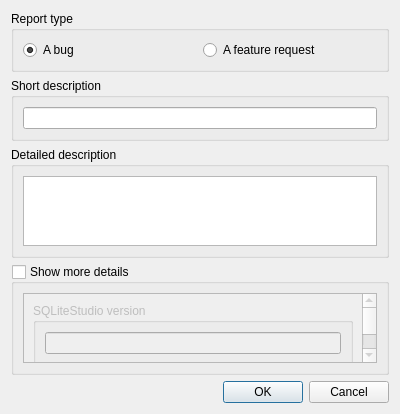
<?xml version="1.0" encoding="UTF-8"?>
<ui version="4.0">
 <class>BugDialog</class>
 <widget class="QDialog" name="BugDialog">
  <property name="geometry">
   <rect>
    <x>0</x>
    <y>0</y>
    <width>400</width>
    <height>395</height>
   </rect>
  </property>
  <property name="windowTitle">
   <string>Dialog</string>
  </property>
  <layout class="QVBoxLayout" name="verticalLayout">
   <item>
    <widget class="QGroupBox" name="typeGroup">
     <property name="title">
      <string>Report type</string>
     </property>
     <layout class="QHBoxLayout" name="horizontalLayout">
      <item>
       <widget class="QRadioButton" name="bugRadio">
        <property name="text">
         <string>A bug</string>
        </property>
        <property name="checked">
         <bool>true</bool>
        </property>
       </widget>
      </item>
      <item>
       <widget class="QRadioButton" name="featureRadio">
        <property name="text">
         <string>A feature request</string>
        </property>
       </widget>
      </item>
     </layout>
    </widget>
   </item>
   <item>
    <widget class="QGroupBox" name="shortDescriptionGroup">
     <property name="title">
      <string>Short description</string>
     </property>
     <layout class="QVBoxLayout" name="verticalLayout_2">
      <item>
       <widget class="QLineEdit" name="shortDescriptionEdit"/>
      </item>
     </layout>
    </widget>
   </item>
   <item>
    <widget class="QGroupBox" name="longDescriptionGroup">
     <property name="title">
      <string>Detailed description</string>
     </property>
     <layout class="QVBoxLayout" name="verticalLayout_3">
      <item>
       <widget class="QPlainTextEdit" name="longDescriptionEdit"/>
      </item>
     </layout>
    </widget>
   </item>
   <item>
    <widget class="QGroupBox" name="moreDetailsGroup">
     <property name="title">
      <string>Show more details</string>
     </property>
     <property name="checkable">
      <bool>true</bool>
     </property>
     <property name="checked">
      <bool>false</bool>
     </property>
     <layout class="QVBoxLayout" name="verticalLayout_6">
      <item>
       <widget class="QScrollArea" name="scrollArea">
        <property name="widgetResizable">
         <bool>true</bool>
        </property>
        <widget class="QWidget" name="scrollContents">
         <property name="geometry">
          <rect>
           <x>0</x>
           <y>0</y>
           <width>346</width>
           <height>209</height>
          </rect>
         </property>
         <layout class="QVBoxLayout" name="verticalLayout_8">
          <item>
           <widget class="QGroupBox" name="versionGroup">
            <property name="title">
             <string>SQLiteStudio version</string>
            </property>
            <layout class="QVBoxLayout" name="verticalLayout_5">
             <item>
              <widget class="QLineEdit" name="versionEdit"/>
             </item>
            </layout>
           </widget>
          </item>
          <item>
           <widget class="QGroupBox" name="osGroup">
            <property name="title">
             <string>Operating system</string>
            </property>
            <layout class="QVBoxLayout" name="verticalLayout_4">
             <item>
              <widget class="QLineEdit" name="osEdit"/>
             </item>
            </layout>
           </widget>
          </item>
          <item>
           <widget class="QGroupBox" name="pluginsGroup">
            <property name="title">
             <string>Loaded plugins</string>
            </property>
            <layout class="QVBoxLayout" name="verticalLayout_7">
             <item>
              <widget class="QLineEdit" name="pluginsEdit"/>
             </item>
            </layout>
           </widget>
          </item>
         </layout>
        </widget>
       </widget>
      </item>
     </layout>
    </widget>
   </item>
   <item>
    <widget class="QDialogButtonBox" name="buttonBox">
     <property name="orientation">
      <enum>Qt::Horizontal</enum>
     </property>
     <property name="standardButtons">
      <set>QDialogButtonBox::Cancel|QDialogButtonBox::Ok</set>
     </property>
    </widget>
   </item>
  </layout>
 </widget>
 <resources/>
 <connections>
  <connection>
   <sender>buttonBox</sender>
   <signal>accepted()</signal>
   <receiver>BugDialog</receiver>
   <slot>accept()</slot>
   <hints>
    <hint type="sourcelabel">
     <x>248</x>
     <y>254</y>
    </hint>
    <hint type="destinationlabel">
     <x>157</x>
     <y>274</y>
    </hint>
   </hints>
  </connection>
  <connection>
   <sender>buttonBox</sender>
   <signal>rejected()</signal>
   <receiver>BugDialog</receiver>
   <slot>reject()</slot>
   <hints>
    <hint type="sourcelabel">
     <x>316</x>
     <y>260</y>
    </hint>
    <hint type="destinationlabel">
     <x>286</x>
     <y>274</y>
    </hint>
   </hints>
  </connection>
 </connections>
</ui>
